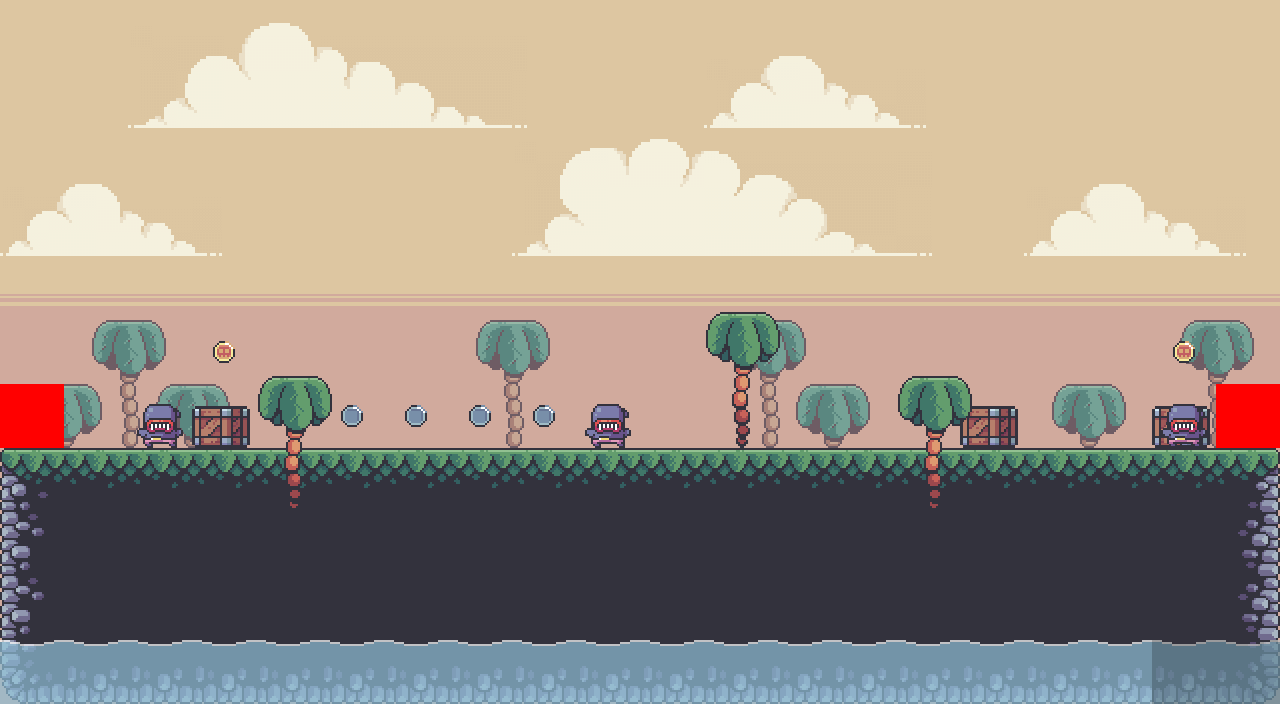

This is a level from a 2D game, rendered from its Tiled map with the project's own tilesets. A one-line summary and the complete map file follow:
An orthogonal 20x11 tile map with 64x64 px tiles, 10 tile layers (Sky, Clouds, BG_Palms, Terrain, ...), 9 tilesets.

<map version="1.9" tiledversion="1.9.2" orientation="orthogonal" renderorder="right-down" width="20" height="11" tilewidth="64" tileheight="64" infinite="0" nextlayerid="12" nextobjectid="1">
 <tileset firstgid="1" source="../tilesets/overworld_sky.tsx" />
 <tileset firstgid="4" source="../tilesets/clouds.tsx" />
 <tileset firstgid="7" source="../tilesets/terrain_tiles.tsx" />
 <tileset firstgid="23" source="../tilesets/bg_palms.tsx" />
 <tileset firstgid="27" source="../tilesets/crate.tsx" />
 <tileset firstgid="28" source="../tilesets/coin_tiles.tsx" />
 <tileset firstgid="30" source="../tilesets/fg_palms.tsx" />
 <tileset firstgid="38" source="../tilesets/enemy.tsx" />
 <tileset firstgid="40" source="../tilesets/water.tsx" />
 <layer id="1" name="Sky" width="20" height="11" locked="1">
  <data encoding="csv">
3,3,3,3,3,3,3,3,3,3,3,3,3,3,3,3,3,3,3,3,
3,3,3,3,3,3,3,3,3,3,3,3,3,3,3,3,3,3,3,3,
3,3,3,3,3,3,3,3,3,3,3,3,3,3,3,3,3,3,3,3,
3,3,3,3,3,3,3,3,3,3,3,3,3,3,3,3,3,3,3,3,
2,2,2,2,2,2,2,2,2,2,2,2,2,2,2,2,2,2,2,2,
1,1,1,1,1,1,1,1,1,1,1,1,1,1,1,1,1,1,1,1,
1,1,1,1,1,1,1,1,1,1,1,1,1,1,1,1,1,1,1,1,
1,1,1,1,1,1,1,1,1,1,1,1,1,1,1,1,1,1,1,1,
1,1,1,1,1,1,1,1,1,1,1,1,1,1,1,1,1,1,1,1,
1,1,1,1,1,1,1,1,1,1,1,1,1,1,1,1,1,1,1,1,
1,1,1,1,1,1,1,1,1,1,1,1,1,1,1,1,1,1,1,1
</data>
 </layer>
 <layer id="2" name="Clouds" width="20" height="11" locked="1">
  <data encoding="csv">
0,0,0,0,0,0,0,0,0,0,0,0,0,0,0,0,0,0,0,0,
0,0,5,0,0,0,0,0,0,0,0,4,0,0,0,0,0,0,0,0,
0,0,0,0,0,0,0,0,0,0,0,0,0,0,0,0,0,0,0,0,
4,0,0,0,0,0,0,0,6,0,0,0,0,0,0,0,4,0,0,0,
0,0,0,0,0,0,0,0,0,0,0,0,0,0,0,0,0,0,0,0,
0,0,0,0,0,0,0,0,0,0,0,0,0,0,0,0,0,0,0,0,
0,0,0,0,0,0,0,0,0,0,0,0,0,0,0,0,0,0,0,0,
0,0,0,0,0,0,0,0,0,0,0,0,0,0,0,0,0,0,0,0,
0,0,0,0,0,0,0,0,0,0,0,0,0,0,0,0,0,0,0,0,
0,0,0,0,0,0,0,0,0,0,0,0,0,0,0,0,0,0,0,0,
0,0,0,0,0,0,0,0,0,0,0,0,0,0,0,0,0,0,0,0
</data>
 </layer>
 <layer id="4" name="BG_Palms" width="20" height="11" locked="1">
  <data encoding="csv">
0,0,0,0,0,0,0,0,0,0,0,0,0,0,0,0,0,0,0,0,
0,0,0,0,0,0,0,0,0,0,0,0,0,0,0,0,0,0,0,0,
0,0,0,0,0,0,0,0,0,0,0,0,0,0,0,0,0,0,0,0,
0,0,0,0,0,0,0,0,0,0,0,0,0,0,0,0,0,0,0,0,
0,0,0,0,0,0,0,0,0,0,0,0,0,0,0,0,0,0,0,0,
0,0,0,0,0,0,0,0,0,0,0,0,0,0,0,0,0,0,0,0,
0,23,0,0,0,0,0,23,0,0,0,23,0,0,0,0,0,0,23,0,
23,0,23,0,0,0,0,0,0,0,0,0,23,0,0,0,23,0,0,0,
0,0,0,0,0,0,0,0,0,0,0,0,0,0,0,0,0,0,0,0,
0,0,0,0,0,0,0,0,0,0,0,0,0,0,0,0,0,0,0,0,
0,0,0,0,0,0,0,0,0,0,0,0,0,0,0,0,0,0,0,0
</data>
 </layer>
 <layer id="3" name="Terrain" width="20" height="11" locked="1">
  <data encoding="csv">
0,0,0,0,0,0,0,0,0,0,0,0,0,0,0,0,0,0,0,0,
0,0,0,0,0,0,0,0,0,0,0,0,0,0,0,0,0,0,0,0,
0,0,0,0,0,0,0,0,0,0,0,0,0,0,0,0,0,0,0,0,
0,0,0,0,0,0,0,0,0,0,0,0,0,0,0,0,0,0,0,0,
0,0,0,0,0,0,0,0,0,0,0,0,0,0,0,0,0,0,0,0,
0,0,0,0,0,0,0,0,0,0,0,0,0,0,0,0,0,0,0,0,
0,0,0,0,0,0,0,0,0,0,0,0,0,0,0,0,0,0,0,0,
7,8,8,8,8,8,8,8,8,8,8,8,8,8,8,8,8,8,8,9,
11,12,12,12,12,12,12,12,12,12,12,12,12,12,12,12,12,12,12,13,
11,12,12,12,12,12,12,12,12,12,12,12,12,12,12,12,12,12,12,13,
15,16,16,16,16,16,16,16,16,16,16,16,16,16,16,16,16,16,16,17
</data>
 </layer>
 <layer id="5" name="Crates" width="20" height="11" locked="1">
  <data encoding="csv">
0,0,0,0,0,0,0,0,0,0,0,0,0,0,0,0,0,0,0,0,
0,0,0,0,0,0,0,0,0,0,0,0,0,0,0,0,0,0,0,0,
0,0,0,0,0,0,0,0,0,0,0,0,0,0,0,0,0,0,0,0,
0,0,0,0,0,0,0,0,0,0,0,0,0,0,0,0,0,0,0,0,
0,0,0,0,0,0,0,0,0,0,0,0,0,0,0,0,0,0,0,0,
0,0,0,0,0,0,0,0,0,0,0,0,0,0,0,0,0,0,0,0,
0,0,0,27,0,0,0,0,0,0,0,0,0,0,0,27,0,0,27,0,
0,0,0,0,0,0,0,0,0,0,0,0,0,0,0,0,0,0,0,0,
0,0,0,0,0,0,0,0,0,0,0,0,0,0,0,0,0,0,0,0,
0,0,0,0,0,0,0,0,0,0,0,0,0,0,0,0,0,0,0,0,
0,0,0,0,0,0,0,0,0,0,0,0,0,0,0,0,0,0,0,0
</data>
 </layer>
 <layer id="6" name="Coins" width="20" height="11" locked="1">
  <data encoding="csv">
0,0,0,0,0,0,0,0,0,0,0,0,0,0,0,0,0,0,0,0,
0,0,0,0,0,0,0,0,0,0,0,0,0,0,0,0,0,0,0,0,
0,0,0,0,0,0,0,0,0,0,0,0,0,0,0,0,0,0,0,0,
0,0,0,0,0,0,0,0,0,0,0,0,0,0,0,0,0,0,0,0,
0,0,0,0,0,0,0,0,0,0,0,0,0,0,0,0,0,0,0,0,
0,0,0,28,0,0,0,0,0,0,0,0,0,0,0,0,0,0,28,0,
0,0,0,0,0,29,29,29,29,0,0,0,0,0,0,0,0,0,0,0,
0,0,0,0,0,0,0,0,0,0,0,0,0,0,0,0,0,0,0,0,
0,0,0,0,0,0,0,0,0,0,0,0,0,0,0,0,0,0,0,0,
0,0,0,0,0,0,0,0,0,0,0,0,0,0,0,0,0,0,0,0,
0,0,0,0,0,0,0,0,0,0,0,0,0,0,0,0,0,0,0,0
</data>
 </layer>
 <layer id="8" name="FG_Palms" width="20" height="11" locked="1">
  <data encoding="csv">
0,0,0,0,0,0,0,0,0,0,0,0,0,0,0,0,0,0,0,0,
0,0,0,0,0,0,0,0,0,0,0,0,0,0,0,0,0,0,0,0,
0,0,0,0,0,0,0,0,0,0,0,0,0,0,0,0,0,0,0,0,
0,0,0,0,0,0,0,0,0,0,0,0,0,0,0,0,0,0,0,0,
0,0,0,0,0,0,0,0,0,0,0,0,0,0,0,0,0,0,0,0,
0,0,0,0,0,0,0,0,0,0,0,0,0,0,0,0,0,0,0,0,
0,0,0,0,0,0,0,0,0,0,0,30,0,0,0,0,0,0,0,0,
0,0,0,0,30,0,0,0,0,0,0,0,0,0,30,0,0,0,0,0,
0,0,0,0,0,0,0,0,0,0,0,0,0,0,0,0,0,0,0,0,
0,0,0,0,0,0,0,0,0,0,0,0,0,0,0,0,0,0,0,0,
0,0,0,0,0,0,0,0,0,0,0,0,0,0,0,0,0,0,0,0
</data>
 </layer>
 <layer id="9" name="Enemy" width="20" height="11" locked="1">
  <data encoding="csv">
0,0,0,0,0,0,0,0,0,0,0,0,0,0,0,0,0,0,0,0,
0,0,0,0,0,0,0,0,0,0,0,0,0,0,0,0,0,0,0,0,
0,0,0,0,0,0,0,0,0,0,0,0,0,0,0,0,0,0,0,0,
0,0,0,0,0,0,0,0,0,0,0,0,0,0,0,0,0,0,0,0,
0,0,0,0,0,0,0,0,0,0,0,0,0,0,0,0,0,0,0,0,
0,0,0,0,0,0,0,0,0,0,0,0,0,0,0,0,0,0,0,0,
0,0,38,0,0,0,0,0,0,38,0,0,0,0,0,0,0,0,38,0,
0,0,0,0,0,0,0,0,0,0,0,0,0,0,0,0,0,0,0,0,
0,0,0,0,0,0,0,0,0,0,0,0,0,0,0,0,0,0,0,0,
0,0,0,0,0,0,0,0,0,0,0,0,0,0,0,0,0,0,0,0,
0,0,0,0,0,0,0,0,0,0,0,0,0,0,0,0,0,0,0,0
</data>
 </layer>
 <layer id="10" name="Constraints" width="20" height="11" locked="1">
  <data encoding="csv">
0,0,0,0,0,0,0,0,0,0,0,0,0,0,0,0,0,0,0,0,
0,0,0,0,0,0,0,0,0,0,0,0,0,0,0,0,0,0,0,0,
0,0,0,0,0,0,0,0,0,0,0,0,0,0,0,0,0,0,0,0,
0,0,0,0,0,0,0,0,0,0,0,0,0,0,0,0,0,0,0,0,
0,0,0,0,0,0,0,0,0,0,0,0,0,0,0,0,0,0,0,0,
0,0,0,0,0,0,0,0,0,0,0,0,0,0,0,0,0,0,0,0,
39,0,0,0,0,0,0,0,0,0,0,0,0,0,0,0,0,0,0,39,
0,0,0,0,0,0,0,0,0,0,0,0,0,0,0,0,0,0,0,0,
0,0,0,0,0,0,0,0,0,0,0,0,0,0,0,0,0,0,0,0,
0,0,0,0,0,0,0,0,0,0,0,0,0,0,0,0,0,0,0,0,
0,0,0,0,0,0,0,0,0,0,0,0,0,0,0,0,0,0,0,0
</data>
 </layer>
 <layer id="11" name="Water" width="20" height="11" locked="1">
  <data encoding="csv">
0,0,0,0,0,0,0,0,0,0,0,0,0,0,0,0,0,0,0,0,
0,0,0,0,0,0,0,0,0,0,0,0,0,0,0,0,0,0,0,0,
0,0,0,0,0,0,0,0,0,0,0,0,0,0,0,0,0,0,0,0,
0,0,0,0,0,0,0,0,0,0,0,0,0,0,0,0,0,0,0,0,
0,0,0,0,0,0,0,0,0,0,0,0,0,0,0,0,0,0,0,0,
0,0,0,0,0,0,0,0,0,0,0,0,0,0,0,0,0,0,0,0,
0,0,0,0,0,0,0,0,0,0,0,0,0,0,0,0,0,0,0,0,
0,0,0,0,0,0,0,0,0,0,0,0,0,0,0,0,0,0,0,0,
0,0,0,0,0,0,0,0,0,0,0,0,0,0,0,0,0,0,0,0,
0,0,0,0,0,0,0,0,0,0,0,0,0,0,0,0,0,0,0,0,
40,0,0,40,0,0,40,0,0,40,0,0,40,0,0,40,0,0,40,0
</data>
 </layer>
</map>
